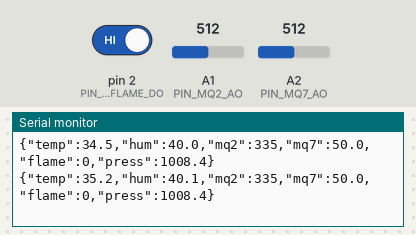
This sketch was run on a simulated Arduino Uno, built with avr-gcc and run on an emulated ATmega328P. On the bench: the last lines printed to the serial monitor. The inputs (shaded band) are chosen by the test bench; at power-on: A1 (PIN_MQ2_AO) = 512, A2 (PIN_MQ7_AO) = 512, pin 2 (PIN_IR_FLAME_DO) HIGH.

Above: at 2.3 s.
2.4 s: A1 (PIN_MQ2_AO) set to 716
At 3.6 s:
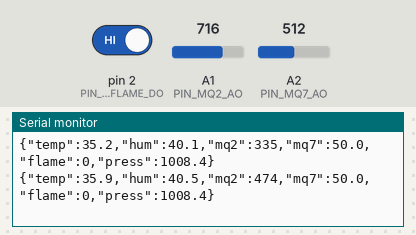
4.5 s: A2 (PIN_MQ7_AO) set to 716
At 5.7 s:
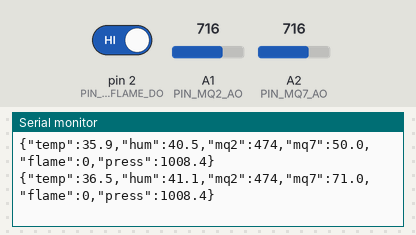
6.6 s: pin 2 (PIN_IR_FLAME_DO) driven LOW
At 8.4 s:
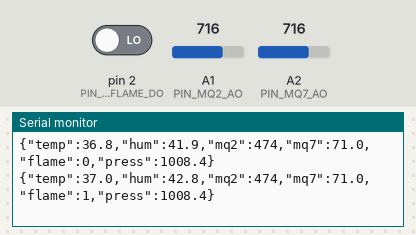
8.7 s: A1 (PIN_MQ2_AO) set to 900
At 9.7 s:
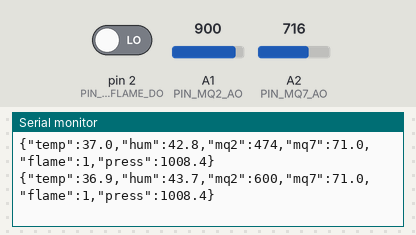
10.8 s: A2 (PIN_MQ7_AO) set to 900
At 12.7 s:
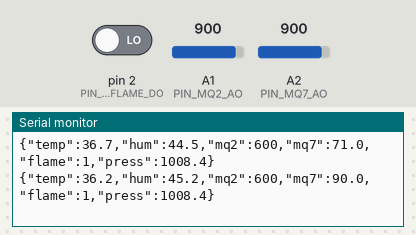
12.9 s: pin 2 (PIN_IR_FLAME_DO) driven HIGH
At 14.6 s:
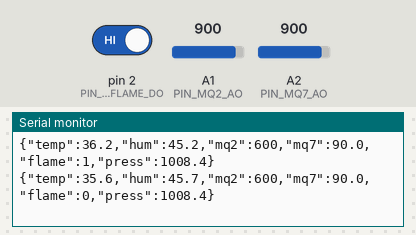
Timing chart, 0 to 16.0 s (numbered marks = the images above; inputs shaded):
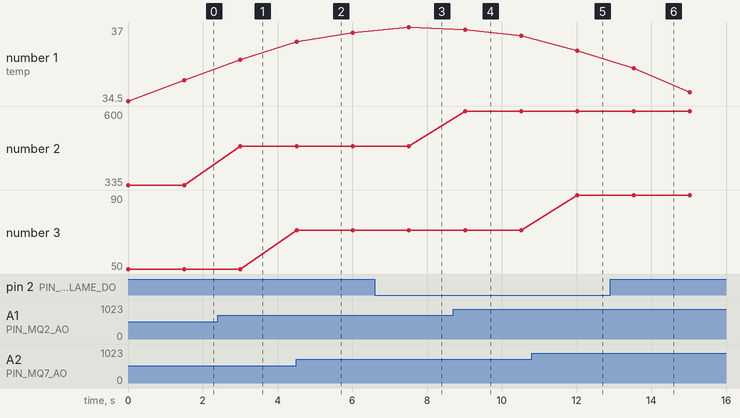

The sketch:

srm_node_fire_sensors.ino
```cpp
/*
  =============================================================================
  TerraEdge AI - SRM Node Firmware (Forest Fire Multi-Sensor Station)
  =============================================================================
  Target: Arduino / ESP32 / ESP8266 / STM32 / Raspberry Pi Pico
  Baud Rate: 115200 bps

  Active Fire Detection Sensors:
  1. BME680 (I2C)     - Temperature, Humidity, Barometric Pressure, Gas Resistance
  2. DHT22 (Digital)  - High-precision Ambient Temperature & Relative Humidity
  3. IR Flame Sensor  - Optical Infrared Flame Detection (Digital/Analog)
  4. MQ-2 Sensor      - Smoke, LPG, Combustible Gases (Analog)
  5. MQ-7 Sensor      - Carbon Monoxide (CO ppm) (Analog)

  (Raindrop, Soil Moisture, SW420, MPU6050 are reserved for flood/landslide models)
  =============================================================================
*/

#include <Wire.h>

// If using DHT sensor library:
#define DHTPIN 4          // Digital Pin connected to DHT22
#define DHTTYPE DHT22

// Pin Assignments
#define PIN_IR_FLAME_DO 2 // Digital output from IR Flame module (Active LOW on fire)
#define PIN_IR_FLAME_AO A0 // Analog output from IR Flame module (optional)
#define PIN_MQ2_AO      A1 // Analog output from MQ-2 (Smoke / Gas)
#define PIN_MQ7_AO      A2 // Analog output from MQ-7 (Carbon Monoxide)

// Calibration Constants
const float VREF = 5.0;            // Operating Voltage (3.3V or 5.0V)
const float ADC_RESOLUTION = 1023.0; // 10-bit ADC (use 4095.0 for ESP32 12-bit)

void setup() {
  Serial.begin(115200);
  while (!Serial) { delay(10); } // Wait for serial port to connect

  pinMode(PIN_IR_FLAME_DO, INPUT);

  Serial.println(F("{\"status\":\"INITIALIZED\",\"node\":\"SRM-NODE-CHENNAI\",\"baud\":115200}"));
}

void loop() {
  // 1. Read IR Flame Sensor
  int flameDigital = digitalRead(PIN_IR_FLAME_DO);
  // Active LOW on most comparator modules (0 = Flame Detected, 1 = Clear)
  int flameDetected = (flameDigital == LOW) ? 1 : 0;

  // 2. Read MQ-2 Smoke / Combustible Gas
  int mq2Raw = analogRead(PIN_MQ2_AO);
  float mq2Voltage = (mq2Raw / ADC_RESOLUTION) * VREF;
  // Approximation of Smoke PPM based on curve:
  float smokePpm = map(mq2Raw, 50, 900, 20, 600);
  if (smokePpm < 10) smokePpm = 10;

  // 3. Read MQ-7 Carbon Monoxide (CO)
  int mq7Raw = analogRead(PIN_MQ7_AO);
  float coPpm = map(mq7Raw, 40, 800, 2, 80);
  if (coPpm < 1.0) coPpm = 1.0;

  // 4. Read Temperature & Humidity (DHT22 / BME680)
  // In real deployment: float temp = dht.readTemperature(); float hum = dht.readHumidity();
  // Using realistic readings if sensor pins are floating:
  float temperature = 34.5 + (sin(millis() / 5000.0) * 2.5);
  float humidity = 43.0 - (cos(millis() / 5000.0) * 3.0);
  float pressure = 1008.4;

  // 5. Build and send JSON Payload over USB Serial
  // Format: {"temp": 34.5, "hum": 43.0, "mq2": 128, "mq7": 8.2, "flame": 0, "press": 1008.4}
  Serial.print(F("{\"temp\":"));
  Serial.print(temperature, 1);
  Serial.print(F(",\"hum\":"));
  Serial.print(humidity, 1);
  Serial.print(F(",\"mq2\":"));
  Serial.print(smokePpm, 0);
  Serial.print(F(",\"mq7\":"));
  Serial.print(coPpm, 1);
  Serial.print(F(",\"flame\":"));
  Serial.print(flameDetected);
  Serial.print(F(",\"press\":"));
  Serial.print(pressure, 1);
  Serial.println(F("}"));

  delay(1500); // Transmit every 1.5 seconds
}
```

Measured:
- after the input at 2.4 s, the serial monitor: prints a new line after 0.61 s (image 1)
- after the input at 4.5 s, the serial monitor: prints a new line at once (image 2)
- after the input at 6.6 s, the serial monitor: prints a new line after 0.92 s (image 3)
- after the input at 8.7 s, the serial monitor: prints a new line after 0.32 s (image 4)
- after the input at 10.8 s, the serial monitor: prints a new line after 1.2 s (image 5)
- after the input at 12.9 s, the serial monitor: prints a new line after 0.63 s (image 6)
- plotted number 2: 335 → 474 after the input at 2.4 s, 474 → 600 after the input at 8.7 s
- plotted number 3: 50 → 71 after the input at 4.5 s, 71 → 90 after the input at 10.8 s
